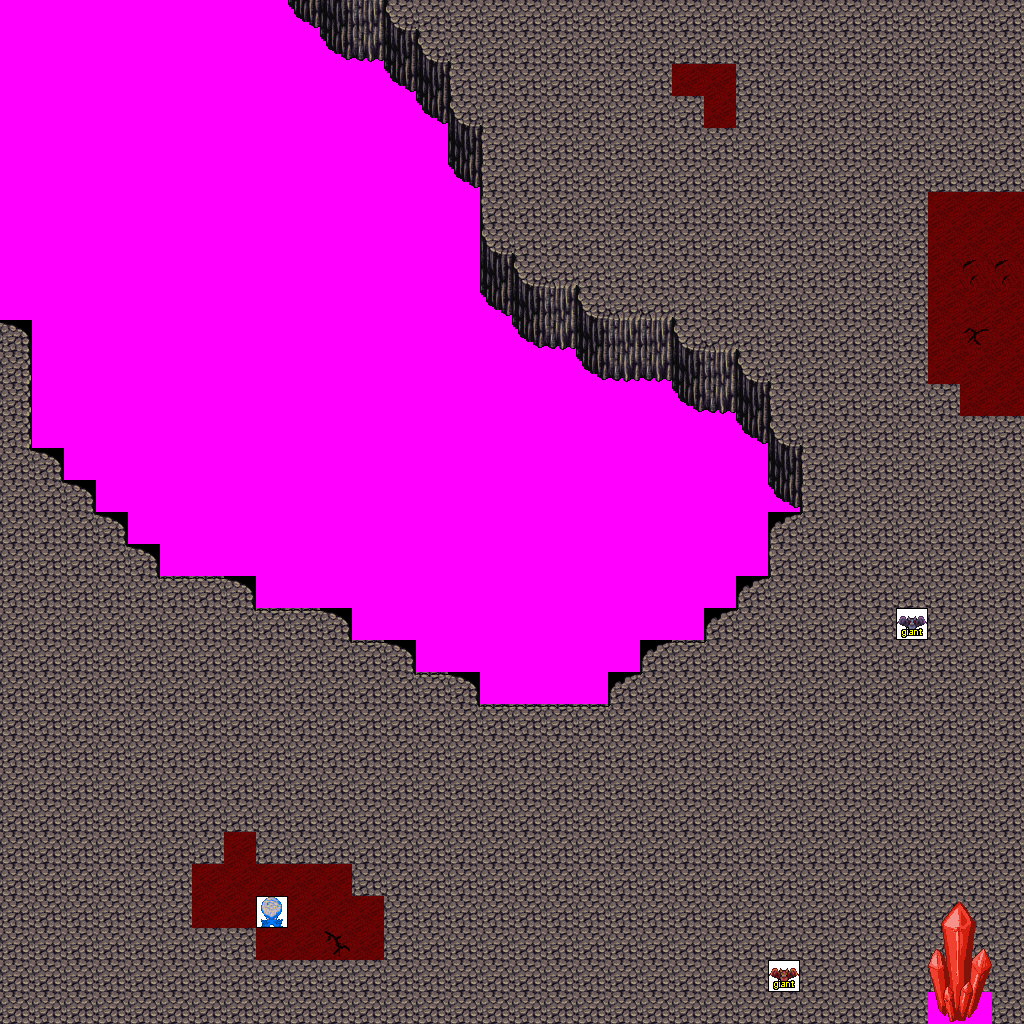

This game map was drawn from its Tiled (.tmx) file and the tilesets committed beside it. A one-line description and the trimmed map source follow:
An orthogonal 32x32 tile map with 32x32 px tiles, 6 tile layers (Ground, Objects, Above, Walkable, ...), 6 tilesets and 10 objects (5x newmap, from_west_0, from_east_0, from_north_0, from_north_1, ...).

<map version="1.0" orientation="orthogonal" width="32" height="32" tilewidth="32" tileheight="32">
 <tileset firstgid="1" name="terrain_cave" tilewidth="32" tileheight="32">
  <image source="../drawable/terrain_cave.png" width="256" height="448" />
 </tileset>
 <tileset firstgid="113" name="ground_rock_red_crystal" tilewidth="32" tileheight="32">
  <image source="../drawable/ground_rock_red_crystal.png" width="160" height="128" />
 </tileset>
 <tileset firstgid="133" name="ground_sand_red" tilewidth="32" tileheight="32">
  <image source="../drawable/ground_sand_red.png" width="192" height="32" />
 </tileset>
 <tileset firstgid="139" name="logic_creature_animal" tilewidth="32" tileheight="32">
  <image source="../drawable/logic_creature_animal.png" width="256" height="128" />
 </tileset>
 <tileset firstgid="171" name="logic_creature_huge_animal" tilewidth="32" tileheight="32">
  <image source="../drawable/logic_creature_huge_animal.png" width="256" height="64" />
 </tileset>
 <tileset firstgid="187" name="walkable_sentinel" tilewidth="32" tileheight="32">
  <image source="../drawable/walkable_sentinel.png" width="32" height="32" />
 </tileset>
 <layer name="Ground" width="32" height="32">
  <data>[1024 cells, 1024 non-empty, 6 distinct tile ids]</data>
 </layer>
 <layer name="Objects" width="32" height="32">
  <data>[1024 cells, 0 non-empty, 0 distinct tile ids]</data>
 </layer>
 <layer name="Above" width="32" height="32">
  <data>[1024 cells, 6 non-empty, 6 distinct tile ids]</data>
 </layer>
 <layer name="Walkable" width="32" height="32">
  <data>[1024 cells, 358 non-empty, 1 distinct tile ids]</data>
 </layer>
 <layer name="Objects_stendhal" width="32" height="32">
  <data>[1024 cells, 106 non-empty, 16 distinct tile ids]</data>
 </layer>
 <layer name="Objects_stendhal2" width="32" height="32">
  <data>[1024 cells, 3 non-empty, 3 distinct tile ids]</data>
 </layer>
 <objectgroup name="Mapevents" width="32" height="32">
  <object name="exit_east_0" type="newmap" x="992" y="0" width="32" height="1024">
   <properties>
    <property name="map" value="level_5_deniran_caves_w_x3_y1" />
    <property name="place" value="from_east_0" />
   </properties>
  </object>
  <object name="exit_west_0" type="newmap" x="0" y="320" width="32" height="704">
   <properties>
    <property name="map" value="level_5_deniran_caves_w_x1_y1" />
    <property name="place" value="from_west_0" />
   </properties>
  </object>
  <object name="exit_south_0" type="newmap" x="0" y="992" width="928" height="32">
   <properties>
    <property name="map" value="level_5_deniran_caves_w_x2_y2" />
    <property name="place" value="from_south_0" />
   </properties>
  </object>
  <object name="exit_south_1" type="newmap" x="992" y="992" width="32" height="32">
   <properties>
    <property name="map" value="level_5_deniran_caves_w_x2_y2" />
    <property name="place" value="from_south_1" />
   </properties>
  </object>
  <object name="exit_north_0" type="newmap" x="384" y="0" width="640" height="32">
   <properties>
    <property name="map" value="level_5_deniran_caves_w_x2_y0" />
    <property name="place" value="from_north_0" />
   </properties>
  </object>
 </objectgroup>
 <objectgroup name="Spawn" width="32" height="32">
  <object name="from_west_0" x="992" y="512" width="32" height="32" />
  <object name="from_east_0" x="0" y="672" width="32" height="32" />
  <object name="from_north_0" x="448" y="992" width="32" height="32" />
  <object name="from_north_1" x="992" y="992" width="32" height="32" />
  <object name="from_south_0" x="704" y="0" width="32" height="32" />
 </objectgroup>
 <objectgroup name="Keys" width="32" height="32" />
 <objectgroup name="Replace" width="32" height="32" />
</map>
